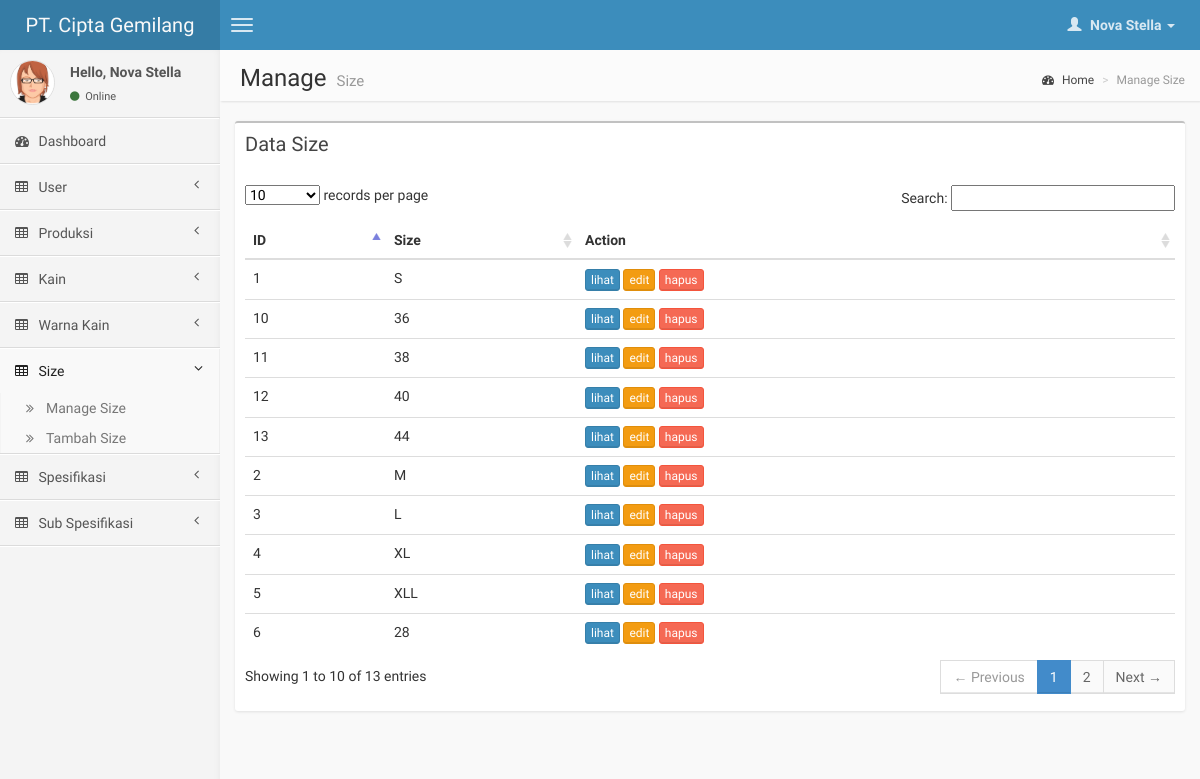
The page /page/size/index.php (signed in) on the database its author committed.
### tables this page shows
CREATE TABLE IF NOT EXISTS `user` (
  `id_user` int(11) NOT NULL AUTO_INCREMENT,
  `nama` varchar(100) NOT NULL,
  `username` varchar(15) NOT NULL,
  `password` varchar(255) NOT NULL,
  `level` int(11) NOT NULL,
  `date_created` date NOT NULL,
  PRIMARY KEY (`id_user`)
);

CREATE TABLE IF NOT EXISTS `sizes` (
  `id_size` int(11) NOT NULL AUTO_INCREMENT,
  `size` varchar(50) NOT NULL,
  PRIMARY KEY (`id_size`)
);

### function.php (called while the page is built, shortened)
<?php
	function getUserInfo($field){
		if(isset($_SESSION['id_user'])){
			$q = mysql_query("select * from user where id_user='$_SESSION[id_user]'");
			$data = mysql_fetch_array($q);
			return $data[$field];
		}
		return false;
	}
?>

### page/size/index.php (the view, shortened to what this page needs)
<?php $pageTitle = 'Manage Size'; $pageActive = 'size'; ?>
<?php include '../header.php'; ?>
<section class="content-header">
    <h1>
        Manage
        <small>Size</small>
    </h1>
    <ol class="breadcrumb">
        <li><a href="#"><i class="fa fa-dashboard"></i> Home</a></li>
        <li class="active">Manage Size</li>
    </ol>
</section>
<section class="content">
	 <div class="row">
		<div class="col-xs-12">
		    <div class="box">
		        <div class="box-header">
		            <h3 class="box-title">Data Size</h3>
		        </div>
		        <div class="box-body table-responsive">
		            <table class="table table-hover" id="table_data">
		            	<thead>
			                <tr>
			                    <th>ID</th>
			                    <th>Size</th>
			                    <th>Action</th>
			                </tr>
		                </thead>
		                <tbody>
			                <?php $sql = mysql_query('SELECT * FROM sizes'); ?>
			                <?php while($row = mysql_fetch_array($sql) ): ?>
				                <tr>
				                    <td><?php echo $row['id_size']; ?></td>
				                    <td><?php echo $row['size']; ?></td>
				                    <td><a href="view.php?id=<?php echo $row['id_size']; ?>" class="btn btn-primary btn-xs">lihat</a> <a href="edit.php?id=<?php echo $row['id_size']; ?>" class="btn btn-warning btn-xs">edit</a> <a href="delete.php?id=<?php echo $row['id_size']; ?>" onclick="return confirm('Anda yakin akan menghapus ini?')" class="btn btn-danger btn-xs">hapus</a></td>
				                </tr>
				            <?php endwhile; ?>
		                </tbody>
		            </table>
		        </div>
		    </div>
		</div>
		</div>
</section>
<?php include '../footer.php'; ?>

### page/header.php (shortened to what this page needs)
<?php require('../../config/config.php'); require("../../config/session.php"); require("../../function.php");  ?>
<!DOCTYPE html>
<html>
    <head>
        <link href="<?php echo DOMAIN; ?>/css/bootstrap.min.css" rel="stylesheet" type="text/css" />
        <link href="<?php echo DOMAIN; ?>/css/font-awesome.min.css" rel="stylesheet" type="text/css" />
        <link href="<?php echo DOMAIN; ?>/css/ionicons.min.css" rel="stylesheet" type="text/css" />
        <link href="<?php echo DOMAIN; ?>/css/morris/morris.css" rel="stylesheet" type="text/css" />
        <link href="<?php echo DOMAIN; ?>/css/jvectormap/jquery-jvectormap-1.2.2.css" rel="stylesheet" type="text/css" />
        <link href="<?php echo DOMAIN; ?>/css/fullcalendar/fullcalendar.css" rel="stylesheet" type="text/css" />
        <link href="<?php echo DOMAIN; ?>/css/daterangepicker/daterangepicker-bs3.css" rel="stylesheet" type="text/css" />
        <link href="<?php echo DOMAIN; ?>/css/bootstrap-wysihtml5/bootstrap3-wysihtml5.min.css" rel="stylesheet" type="text/css" />
        <link href="../../css/datatables/dataTables.bootstrap.css" rel="stylesheet" type="text/css" />
        <link href="<?php echo DOMAIN; ?>/css/AdminLTE.css" rel="stylesheet" type="text/css" />
    </head>
    <body class="skin-blue">
        <header class="header">
            <a href="index.html" class="logo">
                PT. Cipta Gemilang
            </a>
            <nav class="navbar navbar-static-top" role="navigation">
                <a href="#" class="navbar-btn sidebar-toggle" data-toggle="offcanvas" role="button">
                    <span class="icon-bar"></span>
                    <span class="icon-bar"></span>
                    <span class="icon-bar"></span>
                </a>
                <div class="navbar-right">
                    <ul class="nav navbar-nav">
                        <li class="dropdown user user-menu">
                            <a href="#" class="dropdown-toggle" data-toggle="dropdown">
                                <i class="glyphicon glyphicon-user"></i>
                                <span><?php echo getUserInfo('nama'); ?> <i class="caret"></i></span>
                            </a>
                        </li>
                    </ul>
                </div>
            </nav>
        </header>
        <div class="wrapper row-offcanvas row-offcanvas-left">
            <aside class="left-side sidebar-offcanvas">
                <section class="sidebar">
                    <div class="user-panel">
                        <div class="pull-left image">
                            <img src="<?php echo DOMAIN; ?>/img/avatar3.png" class="img-circle" alt="User Image" />
                        </div>
                        <div class="pull-left info">
                            <p>Hello, <?php echo getUserInfo('nama'); ?></p>
                            <a href="#"><i class="fa fa-circle text-success"></i> Online</a>
                        </div>
                    </div>
                    <ul class="sidebar-menu">
                        <li <?php if($pageActive == 'dashboard'): ?>class="active"<?php endif; ?> >
                            <a href="<?php echo DOMAIN; ?>">
                                <i class="fa fa-dashboard"></i> <span>Dashboard</span>
                            </a>
                        </li>
                        <?php if($_SESSION['level'] == 1): ?>
                        <li class="treeview <?php if($pageActive == 'user'): ?>active<?php endif; ?>">
                            <a href="#">
                                <i class="fa fa-table"></i> <span>User</span>
                                <i class="fa fa-angle-left pull-right"></i>
                            </a>
                        </li>
                        <?php endif; ?>
                        <li class="treeview <?php if($pageActive == 'produksi'): ?>active<?php endif; ?>">
                            <a href="#">
                                <i class="fa fa-table"></i> <span>Produksi</span>
                                <i class="fa fa-angle-left pull-right"></i>
                            </a>
                        </li>
                        <?php if($_SESSION['level'] == 1 || $_SESSION['level'] == 2): ?>
                        <li class="treeview <?php if($pageActive == 'kain'): ?>active<?php endif; ?>">
                            <a href="#">
                                <i class="fa fa-table"></i> <span>Kain</span>
                                <i class="fa fa-angle-left pull-right"></i>
                            </a>
                        </li>
                        <li class="treeview <?php if($pageActive == 'warna'): ?>active<?php endif; ?>">
                            <a href="#">
                                <i class="fa fa-table"></i> <span>Warna Kain</span>
                                <i class="fa fa-angle-left pull-right"></i>
                            </a>
                        </li>
                        <li class="treeview <?php if($pageActive == 'size'): ?>active<?php endif; ?>">
                            <a href="#">
                                <i class="fa fa-table"></i> <span>Size</span>
                                <i class="fa fa-angle-left pull-right"></i>
                            </a>
                            <ul class="treeview-menu">
                                <li><a href="<?php echo DOMAIN; ?>/page/size" ><i class="fa fa-angle-double-right"></i>Manage Size</a></li>
                                <li><a href="<?php echo DOMAIN; ?>/page/size/input.php"><i class="fa fa-angle-double-right"></i>Tambah Size</a></li>
                            </ul>
                        </li>
                        <li class="treeview <?php if($pageActive == 'spesifikasi'): ?>active<?php endif; ?>">
                            <a href="#">
                                <i class="fa fa-table"></i> <span>Spesifikasi</span>
                                <i class="fa fa-angle-left pull-right"></i>
                            </a>
                        </li>
                        <li class="treeview <?php if($pageActive == 'sub_spesifikasi'): ?>active<?php endif; ?>">
                            <a href="#">
                                <i class="fa fa-table"></i> <span>Sub Spesifikasi</span>
                                <i class="fa fa-angle-left pull-right"></i>
                            </a>
                        </li>
                        <?php endif; ?>
                    </ul>
                </section>
            </aside>
            <aside class="right-side">

### rows shown on the page
user: nama "Nova Stella"
sizes: id_size "1", size "S"
sizes: id_size "2", size "M"
sizes: id_size "3", size "L"
sizes: id_size "4", size "XL"
sizes: id_size "5", size "XLL"
sizes: id_size "6", size "28"
sizes: id_size "10", size "36"
sizes: id_size "11", size "38"
sizes: id_size "12", size "40"
sizes: id_size "13", size "44"
